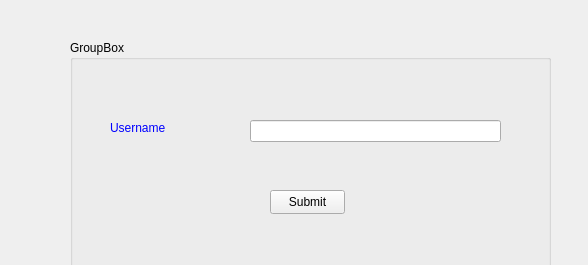
<?xml version="1.0" encoding="UTF-8"?>
<ui version="4.0">
 <class>MainWindow</class>
 <widget class="QMainWindow" name="MainWindow">
  <property name="geometry">
   <rect>
    <x>0</x>
    <y>0</y>
    <width>588</width>
    <height>265</height>
   </rect>
  </property>
  <property name="windowTitle">
   <string>MainWindow</string>
  </property>
  <widget class="QWidget" name="centralwidget">
   <widget class="QGroupBox" name="groupBox">
    <property name="geometry">
     <rect>
      <x>70</x>
      <y>40</y>
      <width>481</width>
      <height>241</height>
     </rect>
    </property>
    <property name="title">
     <string>GroupBox</string>
    </property>
    <widget class="QLineEdit" name="lineEdit_Username">
     <property name="geometry">
      <rect>
       <x>180</x>
       <y>80</y>
       <width>251</width>
       <height>22</height>
      </rect>
     </property>
    </widget>
    <widget class="QLabel" name="label_username">
     <property name="geometry">
      <rect>
       <x>40</x>
       <y>80</y>
       <width>91</width>
       <height>16</height>
      </rect>
     </property>
     <property name="styleSheet">
      <string notr="true">color: blue;</string>
     </property>
     <property name="text">
      <string>Username</string>
     </property>
    </widget>
    <widget class="QPushButton" name="pushButton">
     <property name="geometry">
      <rect>
       <x>200</x>
       <y>150</y>
       <width>75</width>
       <height>24</height>
      </rect>
     </property>
     <property name="text">
      <string>Submit</string>
     </property>
    </widget>
   </widget>
  </widget>
 </widget>
 <resources/>
 <connections/>
</ui>
